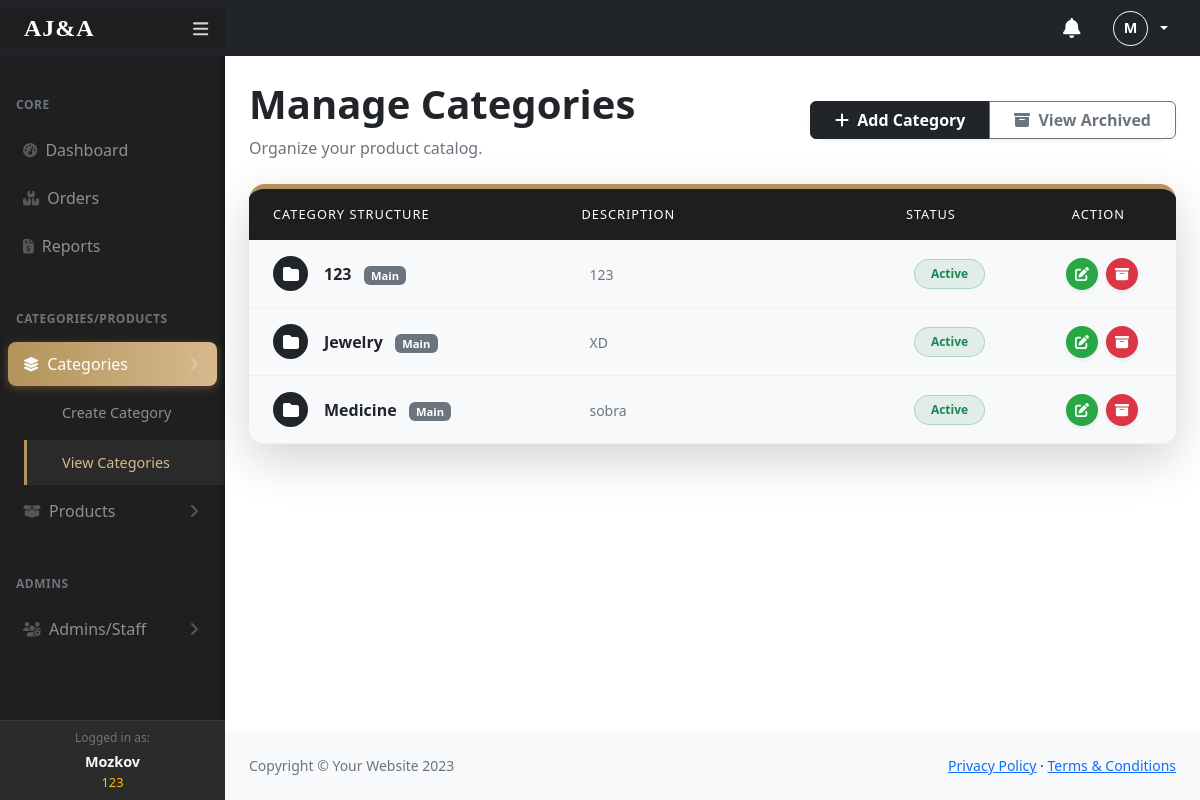
/admin/categories.php (signed in), run on the app's committed database.
### tables this page shows
CREATE TABLE `categories` (
  `id` int(11) NOT NULL,
  `name` varchar(255) NOT NULL,
  `description` mediumtext DEFAULT NULL,
  `status` enum('active','archived') DEFAULT 'active'
);

### admin/categories.php (the view, shortened to what this page needs)
<?php include('include1/header.php'); ?>
<div class="container-fluid px-4">
    <div class="d-flex justify-content-between align-items-center my-4">
        <div>
            <h1 class="fw-bold text-dark display-6">Manage Categories</h1>
            <p class="text-muted mb-0">Organize your product catalog.</p>
        </div>
        <div class="btn-group shadow-sm rounded-pill" role="group">
            <a href="categories-create.php" class="btn btn-dark px-4 fw-semibold">
                <i class="fas fa-plus me-2"></i>Add Category
            </a>
            <a href="categories-archived.php" class="btn btn-outline-secondary px-4 fw-semibold">
                <i class="fas fa-archive me-2"></i>View Archived
            </a>
        </div>
    </div>
    <div class="card border-0 shadow-lg rounded-4 overflow-hidden mb-5" style="border-top: 5px solid #b2935b !important;">
        <div class="card-body p-0">
            <div class="table-responsive">
                <?php
                $query = "SELECT * FROM categories WHERE status = 'active' ORDER BY name ASC";
                $result = mysqli_query($con, $query);
                $parents = [];
                $children = [];
                if (mysqli_num_rows($result) > 0) {
                    while($row = mysqli_fetch_assoc($result)) {
                        if($row['parent_id'] == NULL) {
                            $parents[] = $row;
                        } else {
                            $children[$row['parent_id']][] = $row;
                        }
                    }
                ?>
                <table class="table table-hover align-middle mb-0">
                    <thead class="bg-dark text-white">
                        <tr>
                            <th class="ps-4 py-3" width="35%">Category Structure</th> <th class="py-3" width="35%">Description</th>
                            <th class="py-3" width="15%">Status</th>
                            <th class="text-center pe-4 py-3" width="15%">Action</th>
                        </tr>
                    </thead>
                    <tbody>
                        <?php
                        foreach ($parents as $parent):
                        ?>
                            <tr class="align-middle bg-light">
                                <td class="ps-4">
                                    <div class="d-flex align-items-center">
                                        <div class="bg-dark text-white rounded-circle d-flex align-items-center justify-content-center me-3" style="width: 35px; height: 35px;">
                                            <i class="fas fa-folder"></i>
                                        </div>
                                        <div>
                                            <span class="fw-bold text-dark fs-6"><?= htmlspecialchars($parent['name']); ?></span>
                                            <span class="badge bg-secondary ms-2" style="font-size: 0.7rem;">Main</span>
                                        </div>
                                    </div>
                                </td>
                                <td><span class="text-muted small"><?= htmlspecialchars($parent['description']); ?></span></td>
                                <td><span class="badge rounded-pill bg-success bg-opacity-10 text-success border border-success border-opacity-25 px-3 py-2">Active</span></td>
                                <td class="text-center pe-4">
                                    <div class="d-flex justify-content-center gap-2">
                                        <a href="categories-edit.php?id=<?= $parent['id']; ?>" class="btn btn-sm btn-circle btn-approve shadow-sm"><i class="fas fa-edit"></i></a>
                                        <a href="categories-restore.php?id=<?= $parent['id']; ?>&action=archive" class="btn btn-sm btn-circle btn-cancel shadow-sm"><i class="fas fa-archive"></i></a>
                                    </div>
                                </td>
                            </tr>
                        <?php endforeach; ?>
                    </tbody>
                </table>
                <?php
                } else {
                    echo '<div class="p-5 text-center text-muted">
                            <i class="fas fa-folder-open fa-3x mb-3 opacity-25"></i>
                            <h5>No Active Categories Found</h5>
                          </div>';
                }
                ?>
            </div>
        </div>
    </div>
</div>
<?php include('include1/footer.php'); ?>

### admin/categories.php (style rules this page uses)
.table thead th { background-color: #1e1e1e !important; color: #fff !important; font-weight: 500; text-transform: uppercase; font-size: 0.8rem; letter-spacing: 1px; border: none; }
.table tbody td { padding: 1rem 1rem; border-bottom: 1px solid #f0f0f0; }
.btn-circle { width: 32px; height: 32px; border-radius: 50%; display: flex; align-items: center; justify-content: center; transition: all 0.2s; color: white; border: none; }
.btn-approve { background-color: #28a745; }
.btn-cancel { background-color: #dc3545; }

### data on the page
categories: name "123", description "123"
categories: name "Jewelry", description "XD"
categories: name "Medicine", description "sobra"

### other printed values
substr($_SESSION['loggedUser']['name'] ?? 'A', 0, 1) "M"
$_SESSION['loggedUser']['name'] "Mozkov"
$_SESSION['loggedUser']['position'] "123"
